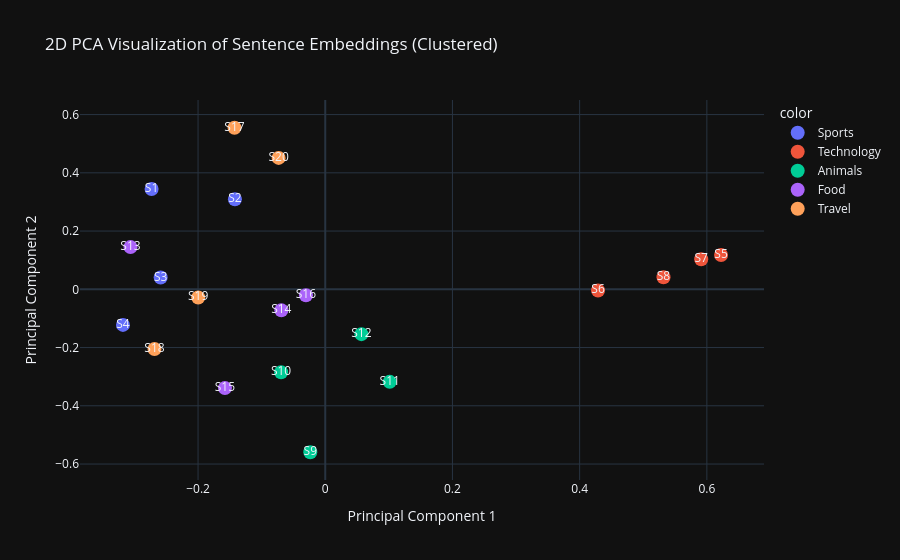

The code cell stored with this chart in its notebook:
### Code cell
# PCA Visualization using Plotly

# Install required libraries if not already installed
# !pip install openai numpy scikit-learn plotly

from openai import OpenAI
import numpy as np
from sklearn.decomposition import PCA
from sklearn.metrics.pairwise import cosine_similarity
import plotly.express as px

# Initialize OpenAI client (ensure your API key is set in the environment)
client = OpenAI()

# Sentences grouped by themes
sentences = [
    # 🏀 Sports
    "I love playing football.",
    "Basketball is my favorite sport.",
    "He enjoys running every morning.",
    "They played soccer in the park.",

    # 💻 Technology
    "Artificial Intelligence is transforming technology.",
    "Machine learning models improve with data.",
    "Quantum computing is the future of computing.",
    "Cybersecurity is crucial in the digital age.",

    # 🐶 Animals
    "The dog barked loudly at night.",
    "Cats love to sleep all day.",
    "A lion is a powerful wild animal.",
    "Birds are flying in the sky.",

    # 🍔 Food
    "I enjoy eating pizza on weekends.",
    "Pasta is a popular Italian dish.",
    "She baked a delicious chocolate cake.",
    "Fresh fruits are healthy and nutritious.",

    # ✈️ Travel
    "I love traveling to new countries.",
    "The beach was sunny and relaxing.",
    "We visited the mountains last summer.",
    "Exploring new cities is exciting."
]

# Get embeddings for all sentences
response = client.embeddings.create(
    model="text-embedding-3-large",
    input=sentences
)

# Convert to numpy array
embeddings = np.array([item.embedding for item in response.data])

# Compute cosine similarity matrix
similarity_matrix = cosine_similarity(embeddings)
print("\nCosine Similarity Matrix:\n", similarity_matrix)

# PCA for dimensionality reduction (2D)
pca = PCA(n_components=2)
reduced_embeddings = pca.fit_transform(embeddings)

# Labels for grouping (for coloring)
labels = (
    ["Sports"] * 4 +
    ["Technology"] * 4 +
    ["Animals"] * 4 +
    ["Food"] * 4 +
    ["Travel"] * 4
)

# Create an interactive Plotly scatter plot
fig = px.scatter(
    x=reduced_embeddings[:, 0],
    y=reduced_embeddings[:, 1],
    color=labels,  # Color by group
    text=[f"S{i+1}" for i in range(len(sentences))],
    hover_name=[f"S{i+1}" for i in range(len(sentences))],
    hover_data={"Sentence": sentences},
    title="2D PCA Visualization of Sentence Embeddings (Clustered)"
)

fig.update_traces(marker=dict(size=14))
fig.update_layout(
    xaxis_title="Principal Component 1",
    yaxis_title="Principal Component 2",
    template="plotly_dark"
)

fig.show()

# Print mapping to reference sentences
print("\nSentence Mapping:")
for idx, s in enumerate(sentences):
    print(f"S{idx+1}: {s}")

### Figure 1 — Plotly figure (JSON) as saved in the notebook; plotly's stock layout.template omitted (floating-point values rounded to 4 significant figures)
{"data": [{"customdata": [["I love playing football."], ["Basketball is my favorite sport."], ["He enjoys running every morning."], ["They played soccer in the park."]], "hovertemplate": "<b>%{hovertext}</b><br><br>color=Sports<br>x=%{x}<br>y=%{y}<br>text=%{text}<br>Sentence=%{customdata[0]}<extra></extra>", "hovertext": ["S1", "S2", "S3", "S4"], "legendgroup": "Sports", "marker": {"color": "#636efa", "size": 14, "symbol": "circle"}, "mode": "markers+text", "name": "Sports", "orientation": "v", "showlegend": true, "text": ["S1", "S2", "S3", "S4"], "type": "scatter", "x": [-0.273, -0.142, -0.2588, -0.3181], "xaxis": "x", "y": [0.3444, 0.309, 0.04051, -0.1222], "yaxis": "y"}, {"customdata": [["Artificial Intelligence is transforming technology."], ["Machine learning models improve with data."], ["Quantum computing is the future of computing."], ["Cybersecurity is crucial in the digital age."]], "hovertemplate": "<b>%{hovertext}</b><br><br>color=Technology<br>x=%{x}<br>y=%{y}<br>text=%{text}<br>Sentence=%{customdata[0]}<extra></extra>", "hovertext": ["S5", "S6", "S7", "S8"], "legendgroup": "Technology", "marker": {"color": "#EF553B", "size": 14, "symbol": "circle"}, "mode": "markers+text", "name": "Technology", "orientation": "v", "showlegend": true, "text": ["S5", "S6", "S7", "S8"], "type": "scatter", "x": [0.6223, 0.4289, 0.5911, 0.5318], "xaxis": "x", "y": [0.1176, -0.003986, 0.1031, 0.04137], "yaxis": "y"}, {"customdata": [["The dog barked loudly at night."], ["Cats love to sleep all day."], ["A lion is a powerful wild animal."], ["Birds are flying in the sky."]], "hovertemplate": "<b>%{hovertext}</b><br><br>color=Animals<br>x=%{x}<br>y=%{y}<br>text=%{text}<br>Sentence=%{customdata[0]}<extra></extra>", "hovertext": ["S9", "S10", "S11", "S12"], "legendgroup": "Animals", "marker": {"color": "#00cc96", "size": 14, "symbol": "circle"}, "mode": "markers+text", "name": "Animals", "orientation": "v", "showlegend": true, "text": ["S9", "S10", "S11", "S12"], "type": "scatter", "x": [-0.02352, -0.06943, 0.1014, 0.05686], "xaxis": "x", "y": [-0.5595, -0.2847, -0.3177, -0.154], "yaxis": "y"}, {"customdata": [["I enjoy eating pizza on weekends."], ["Pasta is a popular Italian dish."], ["She baked a delicious chocolate cake."], ["Fresh fruits are healthy and nutritious."]], "hovertemplate": "<b>%{hovertext}</b><br><br>color=Food<br>x=%{x}<br>y=%{y}<br>text=%{text}<br>Sentence=%{customdata[0]}<extra></extra>", "hovertext": ["S13", "S14", "S15", "S16"], "legendgroup": "Food", "marker": {"color": "#ab63fa", "size": 14, "symbol": "circle"}, "mode": "markers+text", "name": "Food", "orientation": "v", "showlegend": true, "text": ["S13", "S14", "S15", "S16"], "type": "scatter", "x": [-0.3062, -0.06903, -0.1577, -0.03036], "xaxis": "x", "y": [0.1449, -0.0719, -0.3392, -0.02056], "yaxis": "y"}, {"customdata": [["I love traveling to new countries."], ["The beach was sunny and relaxing."], ["We visited the mountains last summer."], ["Exploring new cities is exciting."]], "hovertemplate": "<b>%{hovertext}</b><br><br>color=Travel<br>x=%{x}<br>y=%{y}<br>text=%{text}<br>Sentence=%{customdata[0]}<extra></extra>", "hovertext": ["S17", "S18", "S19", "S20"], "legendgroup": "Travel", "marker": {"color": "#FFA15A", "size": 14, "symbol": "circle"}, "mode": "markers+text", "name": "Travel", "orientation": "v", "showlegend": true, "text": ["S17", "S18", "S19", "S20"], "type": "scatter", "x": [-0.1427, -0.2684, -0.1998, -0.0733], "xaxis": "x", "y": [0.5548, -0.2052, -0.02795, 0.4512], "yaxis": "y"}], "layout": {"legend": {"title": {"text": "color"}, "tracegroupgap": 0}, "title": {"text": "2D PCA Visualization of Sentence Embeddings (Clustered)"}, "xaxis": {"anchor": "y", "domain": [0, 1], "title": {"text": "Principal Component 1"}}, "yaxis": {"anchor": "x", "domain": [0, 1], "title": {"text": "Principal Component 2"}}}}
